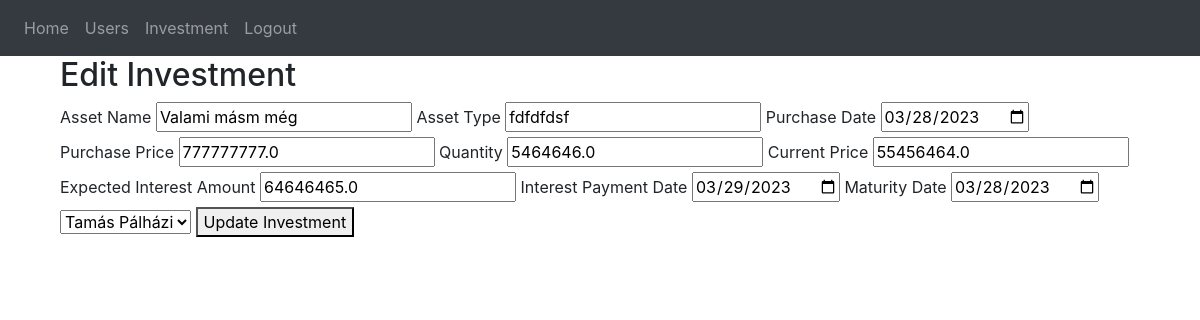
The app's page /edit-investment/4 (signed in), older data.
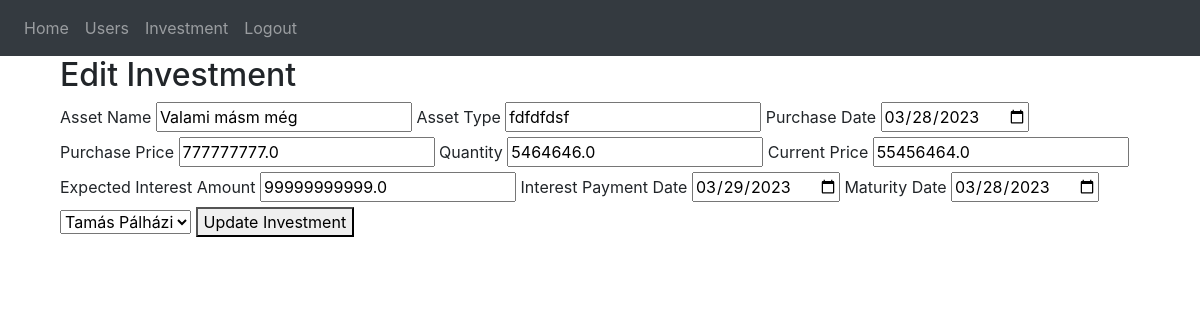
The same page, newer data.
### website/models.py (models this page shows)
class Investment(db.Model):
    id = db.Column(db.Integer, primary_key=True)
    asset_name = db.Column(db.String(150))
    asset_type = db.Column(db.String(150))
    purchase_date = db.Column(db.DateTime(timezone=True))
    purchase_price = db.Column(db.Float)
    quantity = db.Column(db.Float)
    current_price = db.Column(db.Float)
    expected_interest_amount = db.Column(db.Float)
    interest_payment_date = db.Column(db.DateTime(timezone=True))
    maturity_date = db.Column(db.DateTime(timezone=True))
    user_id = db.Column(db.Integer, db.ForeignKey('user.id'))
    user = db.relationship('User', back_populates='investments')

class User(db.Model, UserMixin):
    id = db.Column(db.Integer, primary_key=True)
    email = db.Column(db.String(150), unique=True)
    password = db.Column(db.String(150))
    first_name = db.Column(db.String(150))
    second_name = db.Column(db.String(150))
    notes = db.relationship('Note')

### website/views.py (the view, shortened to what this page needs)
@views.route('/edit-investment/<int:investment_id>', methods=['GET', 'POST'])
@login_required
def edit_investment(investment_id):
    investment = Investment.query.get_or_404(investment_id)
    users = User.query.all()  # Hozzáadva
    return render_template('edit_investment.html', investment=investment, user=current_user, users=users)  # Módosítva

### website/__init__.py (called while the page is built)
def create_app():
    app = Flask(__name__)
    app.config['SECRET_KEY'] = 'hjshjhdjah kjshkjdhjs'
    app.config['SQLALCHEMY_DATABASE_URI'] = f'sqlite:///{DB_NAME}'
    db.init_app(app)
    from .views import views
    from .auth import auth
    app.register_blueprint(views, url_prefix='/')
    app.register_blueprint(auth, url_prefix='/')
    from .models import User, Note
    with app.app_context():
        db.create_all()
    login_manager = LoginManager()
    login_manager.login_view = 'auth.login'
    login_manager.init_app(app)
    @login_manager.user_loader
    def load_user(id):
        return User.query.get(int(id))
    return app

### website/templates/edit_investment.html
{% extends "base.html" %}
{% block content %}
    <div class="container">
        <h2>Edit Investment</h2>
        <form action="{{ url_for('views.edit_investment', investment_id=investment.id) }}" method="post">
            <label for="assetName">Asset Name</label>
            <input type="text" name="assetName" id="assetName" value="{{ investment.asset_name }}" required>
            <label for="assetType">Asset Type</label>
            <input type="text" name="assetType" id="assetType" value="{{ investment.asset_type }}" required>
            <label for="purchaseDate">Purchase Date</label>
            <input type="date" name="purchaseDate" id="purchaseDate" value="{{ investment.purchase_date.date() }}" required>
            <label for="purchasePrice">Purchase Price</label>
            <input type="number" step="any" name="purchasePrice" id="purchasePrice" value="{{ investment.purchase_price }}" required>
            <label for="quantity">Quantity</label>
            <input type="number" step="any" name="quantity" id="quantity" value="{{ investment.quantity }}" required>
            <label for="currentPrice">Current Price</label>
            <input type="number" step="any" name="currentPrice" id="currentPrice" value="{{ investment.current_price }}" required>
            <label for="expectedInterestAmount">Expected Interest Amount</label>
            <input type="number" step="any" name="expectedInterestAmount" id="expectedInterestAmount" value="{{ investment.expected_interest_amount }}" required>
            <label for="interestPaymentDate">Interest Payment Date</label>
            <input type="date" name="interestPaymentDate" id="interestPaymentDate" value="{{ investment.interest_payment_date.date() }}" required>
            <label for="maturityDate">Maturity Date</label>
            <input type="date" name="maturityDate" id="maturityDate" value="{{ investment.maturity_date.date() }}" required>
            <select name="user" id="user" required>
                {% for user in users %}
                    <option value="{{ user.id }}" {% if user.id == investment.user_id %}selected{% endif %}>{{ user.first_name }} {{ user.second_name }}</option>
                {% endfor %}
            </select>
            <button type="submit">Update Investment</button>
        </form>
    </div>
{% endblock %}

Row changes from the older to the newer data that the page shows:
changed Investment "Valami másm még": expectedInterestAmount "64646465.0" → "99999999999.0"
